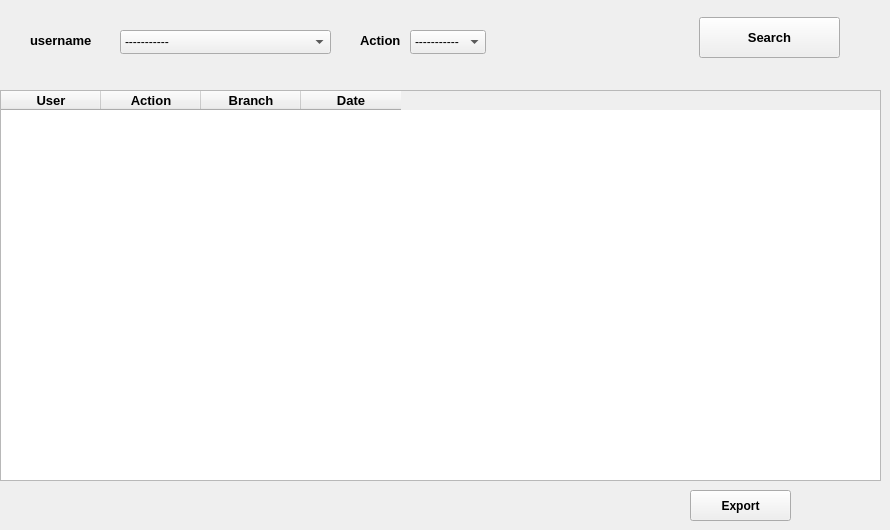
    <widget class="QWidget" name="tab_5">
     <attribute name="title">
      <string>History</string>
     </attribute>
     <widget class="QTableWidget" name="tableWidget_6">
      <property name="geometry">
       <rect>
        <x>0</x>
        <y>90</y>
        <width>881</width>
        <height>391</height>
       </rect>
      </property>
      <property name="font">
       <font>
        <family>Ubuntu</family>
        <pointsize>10</pointsize>
        <weight>75</weight>
        <italic>false</italic>
        <bold>true</bold>
       </font>
      </property>
      <column>
       <property name="text">
        <string>User</string>
       </property>
      </column>
      <column>
       <property name="text">
        <string>Action</string>
       </property>
      </column>
      <column>
       <property name="text">
        <string>Branch</string>
       </property>
      </column>
      <column>
       <property name="text">
        <string>Date</string>
       </property>
      </column>
     </widget>
     <widget class="QLabel" name="label_42">
      <property name="geometry">
       <rect>
        <x>360</x>
        <y>30</y>
        <width>58</width>
        <height>21</height>
       </rect>
      </property>
      <property name="font">
       <font>
        <family>Ubuntu</family>
        <pointsize>10</pointsize>
        <weight>75</weight>
        <bold>true</bold>
       </font>
      </property>
      <property name="text">
       <string>Action</string>
      </property>
     </widget>
     <widget class="QComboBox" name="comboBox_26">
      <property name="geometry">
       <rect>
        <x>410</x>
        <y>30</y>
        <width>76</width>
        <height>24</height>
       </rect>
      </property>
      <item>
       <property name="text">
        <string>-----------</string>
       </property>
      </item>
      <item>
       <property name="text">
        <string>Login</string>
       </property>
      </item>
      <item>
       <property name="text">
        <string>Add</string>
       </property>
      </item>
      <item>
       <property name="text">
        <string>Edit</string>
       </property>
      </item>
      <item>
       <property name="text">
        <string>Delete</string>
       </property>
      </item>
      <item>
       <property name="text">
        <string>Rent</string>
       </property>
      </item>
      <item>
       <property name="text">
        <string>Retreive</string>
       </property>
      </item>
      <item>
       <property name="text">
        <string>Logout</string>
       </property>
      </item>
      <item>
       <property name="text">
        <string>Export</string>
       </property>
      </item>
      <item>
       <property name="text">
        <string>Import</string>
       </property>
      </item>
     </widget>
     <widget class="QPushButton" name="pushButton_33">
      <property name="geometry">
       <rect>
        <x>699</x>
        <y>17</y>
        <width>141</width>
        <height>41</height>
       </rect>
      </property>
      <property name="font">
       <font>
        <family>Ubuntu</family>
        <pointsize>10</pointsize>
        <weight>75</weight>
        <italic>false</italic>
        <bold>true</bold>
       </font>
      </property>
      <property name="text">
       <string>Search</string>
      </property>
     </widget>
     <widget class="QPushButton" name="pushButton_47">
      <property name="geometry">
       <rect>
        <x>690</x>
        <y>490</y>
        <width>101</width>
        <height>31</height>
       </rect>
      </property>
      <property name="font">
       <font>
        <weight>75</weight>
        <italic>false</italic>
        <bold>true</bold>
       </font>
      </property>
      <property name="text">
       <string>Export</string>
      </property>
     </widget>
     <widget class="QComboBox" name="comboBox_28">
      <property name="geometry">
       <rect>
        <x>120</x>
        <y>30</y>
        <width>211</width>
        <height>24</height>
       </rect>
      </property>
      <item>
       <property name="text">
        <string>-----------</string>
       </property>
      </item>
      <item>
       <property name="text">
        <string>Login</string>
       </property>
      </item>
      <item>
       <property name="text">
        <string>Add</string>
       </property>
      </item>
      <item>
       <property name="text">
        <string>Edit</string>
       </property>
      </item>
      <item>
       <property name="text">
        <string>Delete</string>
       </property>
      </item>
      <item>
       <property name="text">
        <string>Rent</string>
       </property>
      </item>
      <item>
       <property name="text">
        <string>Retrieve</string>
       </property>
      </item>
      <item>
       <property name="text">
        <string>Logout</string>
       </property>
      </item>
      <item>
       <property name="text">
        <string>Export</string>
       </property>
      </item>
      <item>
       <property name="text">
        <string>Import</string>
       </property>
      </item>
     </widget>
     <widget class="QLabel" name="label_43">
      <property name="geometry">
       <rect>
        <x>30</x>
        <y>30</y>
        <width>81</width>
        <height>21</height>
       </rect>
      </property>
      <property name="font">
       <font>
        <family>Ubuntu</family>
        <pointsize>10</pointsize>
        <weight>75</weight>
        <bold>true</bold>
       </font>
      </property>
      <property name="text">
       <string>username</string>
      </property>
     </widget>
    </widget>
